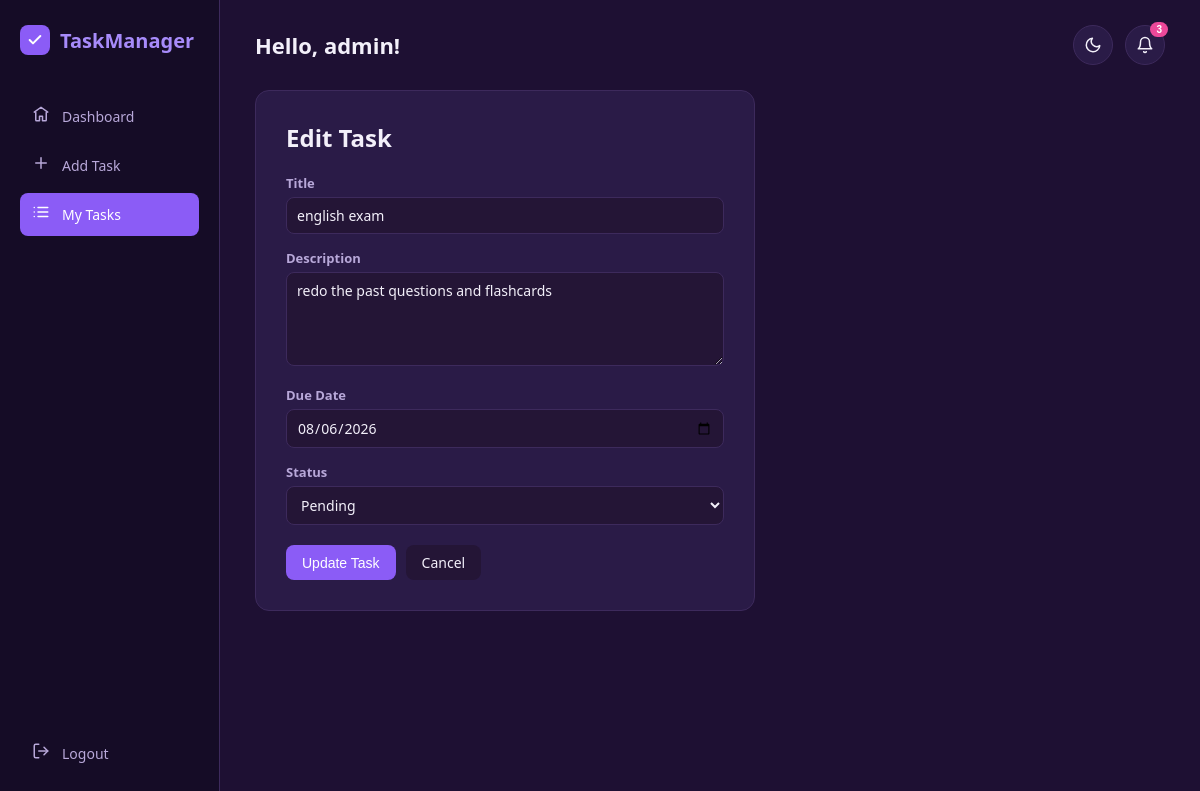
/edit_task.php?id=15 (signed in), run on the app's committed database.
### tables this page shows
CREATE TABLE `tasks` (
  `id` int(11) NOT NULL,
  `user_id` int(11) NOT NULL DEFAULT 1,
  `title` varchar(150) NOT NULL,
  `description` text DEFAULT NULL,
  `due_date` date DEFAULT NULL,
  `status` enum('Pending','Completed') DEFAULT 'Pending',
  `created_at` timestamp NOT NULL DEFAULT current_timestamp()
);

### edit_task.php (the view, shortened to what this page needs)
<?php
require_once __DIR__ . '/config/db.php';
$id = $_GET['id'] ?? null;
$stmt = $conn->prepare("SELECT * FROM tasks WHERE id = :id AND user_id = :user_id");
$stmt->bindParam(':id', $id);
$stmt->bindParam(':user_id', $_SESSION['user_id']);
$stmt->execute();
$task = $stmt->fetch(PDO::FETCH_ASSOC);
include 'includes/header.php';
?>
<div class="form-container">
    <h2>Edit Task</h2>
    <form method="POST" action="edit_task.php?id=<?php echo $task['id']; ?>">
        <label for="title">Title</label>
        <input type="text" id="title" name="title" value="<?php echo htmlspecialchars($task['title']); ?>" required autofocus>
        <label for="description">Description</label>
        <textarea id="description" name="description" rows="4"><?php echo htmlspecialchars($task['description']); ?></textarea>
        <label for="due_date">Due Date</label>
        <input type="date" id="due_date" name="due_date" value="<?php echo htmlspecialchars($task['due_date']); ?>">
        <label for="status">Status</label>
        <select id="status" name="status">
            <option value="Pending" <?php echo $task['status'] === 'Pending' ? 'selected' : ''; ?>>Pending</option>
        </select>
        <div class="form-actions">
            <button type="submit" class="btn btn-primary">Update Task</button>
            <a href="my_tasks.php" class="btn btn-small">Cancel</a>
        </div>
    </form>
</div>
<?php include 'includes/footer.php'; ?>

### assets/css/style.css (style rules this page uses)
:root { --bg-main: #1e1033; --bg-sidebar: #150c26; --bg-card: #2a1b47; --bg-input: #241536; --accent-purple: #8b5cf6; --accent-purple-light: #a78bfa; --accent-pink: #ec4899; --accent-green: #34d399; --accent-yellow: #fbbf24; --accent-red: #f87171; --text-main: #f3f0fa; --text-muted: #b8a8d9; --border-color: #3d2a5c; }
* { margin: 0; padding: 0; box-sizing: border-box; }
body { font-family: 'Segoe UI', Arial, sans-serif; background: var(--bg-main); color: var(--text-main); transition: background 0.2s ease, color 0.2s ease; }
a { text-decoration: none; color: inherit; }
.btn { padding: 8px 16px; border-radius: 8px; text-decoration: none; border: none; cursor: pointer; font-size: 14px; display: inline-block; }
.btn-primary { background: var(--accent-purple); color: white; }
.btn-small { background: var(--bg-input); color: var(--text-main); }
.form-container { background: var(--bg-card); padding: 30px; border-radius: 14px; border: 1px solid var(--border-color); max-width: 500px; }
.form-container h2 { margin-bottom: 20px; }
.form-container label { display: block; margin-top: 15px; margin-bottom: 5px; font-size: 13px; font-weight: 600; color: var(--text-muted); }
.form-container input, .form-container textarea, .form-container select { width: 100%; padding: 8px 10px; border: 1px solid var(--border-color); border-radius: 8px; font-family: inherit; font-size: 14px; background: var(--bg-input); color: var(--text-main); }
.form-actions { margin-top: 20px; display: flex; gap: 10px; }
.form-container label { display: flex; align-items: center; gap: 6px; }

### data on the page
tasks: title "english exam", description "redo the past questions and flashcards", due_date "08/06/2026", status "Pending"

### other printed values
$_SESSION['username'] "admin"
$dueSoonCount "3"
